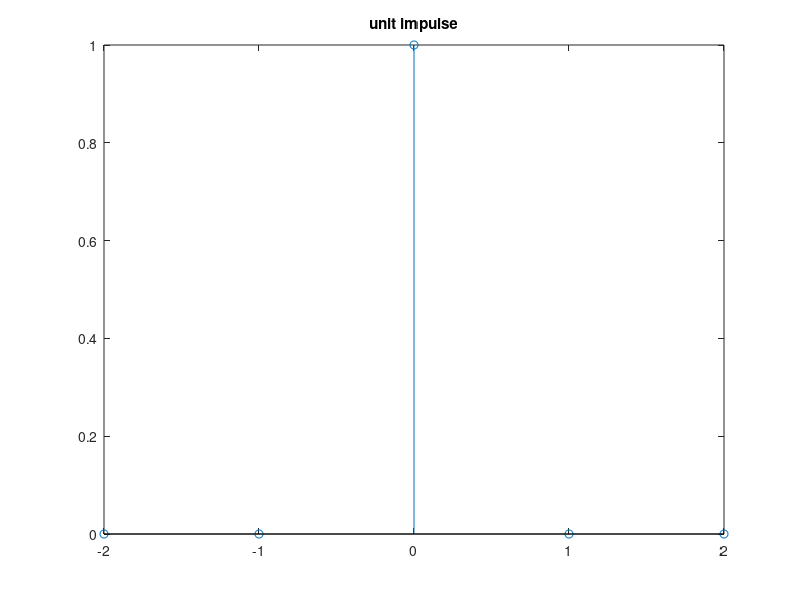

The MATLAB script that drew this image:
%Program for the generation of UNIT impulse signal
clc; close all; clear all;
t=-2:1:2;
y=[zeros(1,2),ones(1,1),zeros(1,2)];
figure(1);
stem(t,y);
title('unit impulse');